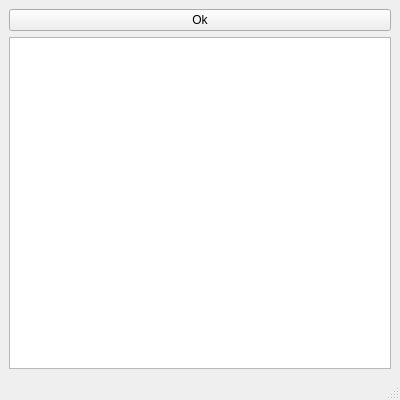
<?xml version="1.0" encoding="UTF-8"?>
<ui version="4.0">
 <class>MainWindow</class>
 <widget class="QMainWindow" name="MainWindow">
  <property name="geometry">
   <rect>
    <x>0</x>
    <y>0</y>
    <width>400</width>
    <height>400</height>
   </rect>
  </property>
  <property name="minimumSize">
   <size>
    <width>400</width>
    <height>400</height>
   </size>
  </property>
  <property name="windowTitle">
   <string>Text Edit</string>
  </property>
  <property name="windowIcon">
   <iconset>
    <normaloff>icon.png</normaloff>icon.png</iconset>
  </property>
  <widget class="QWidget" name="centralwidget">
   <layout class="QGridLayout" name="gridLayout">
    <item row="0" column="0">
     <widget class="QPushButton" name="ok">
      <property name="cursor">
       <cursorShape>PointingHandCursor</cursorShape>
      </property>
      <property name="text">
       <string>Ok</string>
      </property>
     </widget>
    </item>
    <item row="1" column="0">
     <widget class="QTextEdit" name="textEdit">
      <property name="sizePolicy">
       <sizepolicy hsizetype="Expanding" vsizetype="Expanding">
        <horstretch>0</horstretch>
        <verstretch>0</verstretch>
       </sizepolicy>
      </property>
      <property name="font">
       <font>
        <pointsize>9</pointsize>
       </font>
      </property>
      <property name="cursor" stdset="0">
       <cursorShape>IBeamCursor</cursorShape>
      </property>
      <property name="statusTip">
       <string>write your text...</string>
      </property>
      <property name="html">
       <string>&lt;!DOCTYPE HTML PUBLIC &quot;-//W3C//DTD HTML 4.0//EN&quot; &quot;http://www.w3.org/TR/REC-html40/strict.dtd&quot;&gt;
&lt;html&gt;&lt;head&gt;&lt;meta name=&quot;qrichtext&quot; content=&quot;1&quot; /&gt;&lt;style type=&quot;text/css&quot;&gt;
p, li { white-space: pre-wrap; }
&lt;/style&gt;&lt;/head&gt;&lt;body style=&quot; font-family:'MS Shell Dlg 2'; font-size:9pt; font-weight:400; font-style:normal;&quot;&gt;
&lt;p style=&quot;-qt-paragraph-type:empty; margin-top:0px; margin-bottom:0px; margin-left:0px; margin-right:0px; -qt-block-indent:0; text-indent:0px;&quot;&gt;&lt;br /&gt;&lt;/p&gt;&lt;/body&gt;&lt;/html&gt;</string>
      </property>
     </widget>
    </item>
   </layout>
  </widget>
  <widget class="QStatusBar" name="statusbar"/>
 </widget>
 <resources/>
 <connections/>
</ui>
